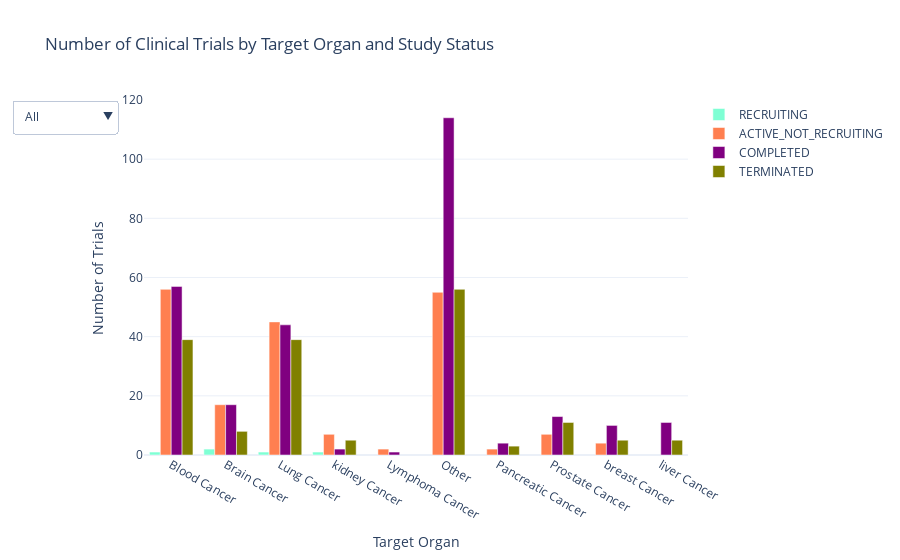

Here is the notebook cell this chart was saved with:
### Markdown cell above
# Plot interactive bar chart: Major conditions, and study status

### Code cell
def create_trace(trial_status, color):
    filtered_df = New_Reduced_df[New_Reduced_df['Study Status'] == trial_status]
    trial_counts = filtered_df.groupby('Major Condition')['NCT Number'].nunique().reset_index()
    trial_counts.columns = ['Major Condition', 'Number of Trials']
    return go.Bar(
        x = trial_counts['Major Condition'],
        y = trial_counts['Number of Trials'],
        name = trial_status,
        marker = dict(color = color)
    )

# Create traces for each study status
trace_recruiting = create_trace('RECRUITING', 'aquamarine')
trace_active = create_trace('ACTIVE_NOT_RECRUITING', 'coral')
trace_completed = create_trace('COMPLETED', 'purple')
trace_terminated = create_trace('TERMINATED', 'olive')

# Create the figure and add the traces
fig = go.Figure()

fig.add_trace(trace_recruiting)
fig.add_trace(trace_active)
fig.add_trace(trace_completed)
fig.add_trace(trace_terminated)

# Customize layout
fig.update_layout(
    title='Number of Clinical Trials by Target Organ and Study Status',
    xaxis_title='Target Organ',
    yaxis_title='Number of Trials',
    template='plotly_white',
    barmode='group',  
    updatemenus=[{
        'buttons': [
            {
                'label': 'All',
                'method': 'update',
                'args': [{'visible': [True, True, True, True]}]  # Show all traces
            },
            {
                'label': 'Recruiting',
                'method': 'update',
                'args': [{'visible': [True, False, False, False]}]  # Show Recruiting traces
            },
            {
                'label': 'Active',
                'method': 'update',
                'args': [{'visible': [False, True, False, False]}]  # Show only Active trace
            },
            {
                'label': 'Completed',
                'method': 'update',
                'args': [{'visible': [False, False, True, False]}]  # Show only Completed trace
            },
            {
                'label': 'Terminated',
                'method': 'update',
                'args': [{'visible': [False, False, False, True]}]  # Show only Terminated trace
            }
        ],
        'direction': 'down',
        'showactive': True
    }]
)
# Show the plot
fig.show()

# Save the figure as a PNG image
pio.write_image(fig, 'clinical_trials_static.png', format='png')

### Figure 1 — Plotly figure (JSON) as saved in the notebook; plotly's stock layout.template omitted (floating-point values rounded to 4 significant figures)
{"data": [{"marker": {"color": "aquamarine"}, "name": "RECRUITING", "type": "bar", "x": ["Blood Cancer", "Brain Cancer", "Lung Cancer", "kidney Cancer"], "y": [1, 2, 1, 1]}, {"marker": {"color": "coral"}, "name": "ACTIVE_NOT_RECRUITING", "type": "bar", "x": ["Blood Cancer", "Brain Cancer", "Lung Cancer", "Lymphoma Cancer", "Other", "Pancreatic Cancer", "Prostate Cancer", "breast Cancer", "kidney Cancer"], "y": [56, 17, 45, 2, 55, 2, 7, 4, 7]}, {"marker": {"color": "purple"}, "name": "COMPLETED", "type": "bar", "x": ["Blood Cancer", "Brain Cancer", "Lung Cancer", "Lymphoma Cancer", "Other", "Pancreatic Cancer", "Prostate Cancer", "breast Cancer", "kidney Cancer", "liver Cancer"], "y": [57, 17, 44, 1, 114, 4, 13, 10, 2, 11]}, {"marker": {"color": "olive"}, "name": "TERMINATED", "type": "bar", "x": ["Blood Cancer", "Brain Cancer", "Lung Cancer", "Other", "Pancreatic Cancer", "Prostate Cancer", "breast Cancer", "kidney Cancer", "liver Cancer"], "y": [39, 8, 39, 56, 3, 11, 5, 5, 5]}], "layout": {"barmode": "group", "title": {"text": "Number of Clinical Trials by Target Organ and Study Status"}, "updatemenus": [{"buttons": [{"args": [{"visible": [true, true, true, true]}], "label": "All", "method": "update"}, {"args": [{"visible": [true, false, false, false]}], "label": "Recruiting", "method": "update"}, {"args": [{"visible": [false, true, false, false]}], "label": "Active", "method": "update"}, {"args": [{"visible": [false, false, true, false]}], "label": "Completed", "method": "update"}, {"args": [{"visible": [false, false, false, true]}], "label": "Terminated", "method": "update"}], "direction": "down", "showactive": true}], "xaxis": {"title": {"text": "Target Organ"}}, "yaxis": {"title": {"text": "Number of Trials"}}}}
